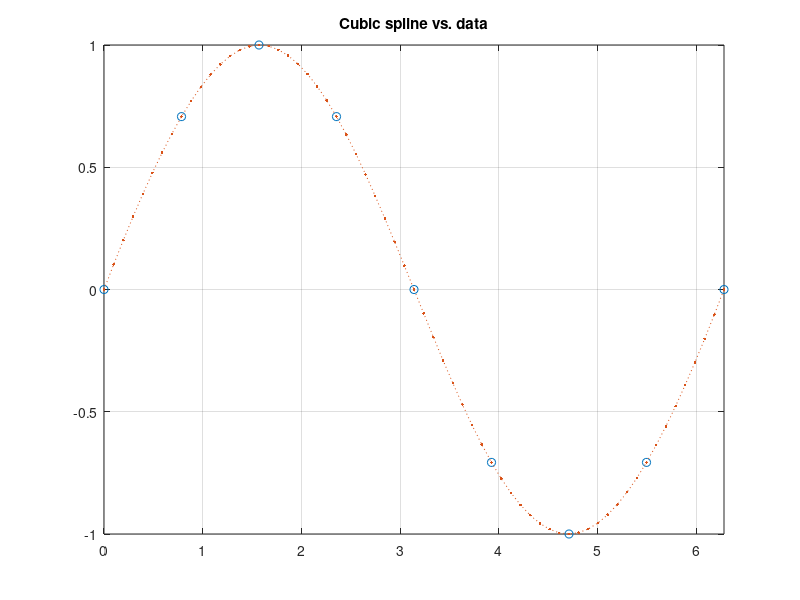

The MATLAB source for this figure:
% spline_demo.m  Cubic spline interpolation of a sine function
x  = 0:pi/4:2*pi;          % breakpoints
v  = sin(x);               % data at breakpoints
xq = 0:pi/32:2*pi;         % query points (finer grid)
vq = spline(x, v, xq);     % cubic spline interpolation
plot(x, v, 'o', xq, vq, ':.'); grid on
title('Cubic spline vs. data'); xlim([0, 2*pi]);
